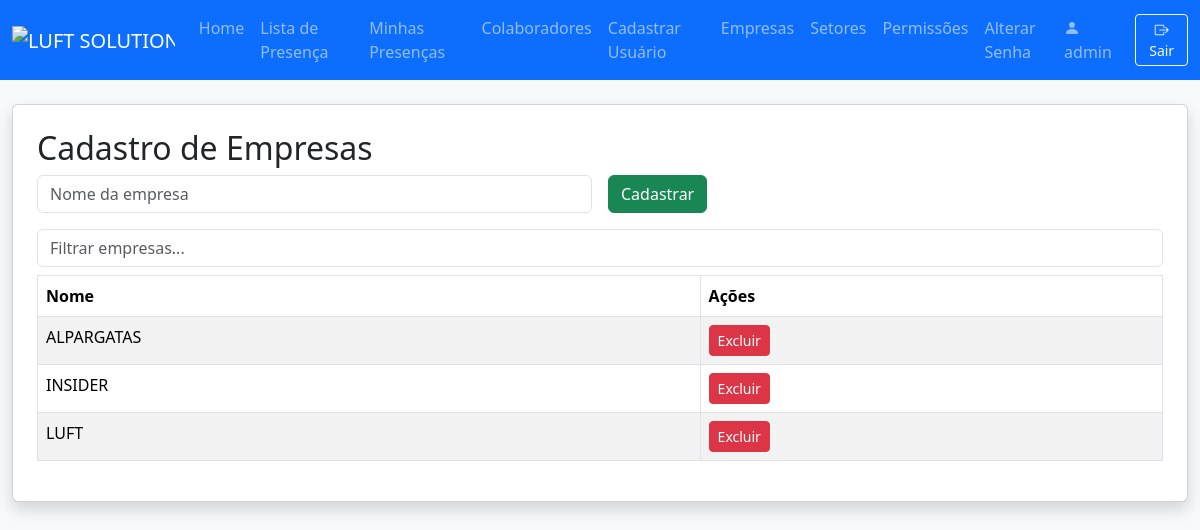
The page /empresas (signed in) on the database its author committed.
### models.py (models this page shows)
class User(db.Model):
    id = db.Column(db.Integer, primary_key=True)
    nome_completo = db.Column(db.String(150), nullable=False)
    username = db.Column(db.String(80), unique=True, nullable=False)
    password = db.Column(db.String(200), nullable=False)
    role = db.Column(db.String(20), nullable=False, default='lider')
    empresa_id = db.Column(db.Integer, db.ForeignKey('empresa.id'))
    setor_id = db.Column(db.Integer, db.ForeignKey('setor.id'))
    empresas = db.relationship('Empresa', secondary=user_empresas, backref='usuarios')
    empresa = db.relationship('Empresa')
    setor = db.relationship('Setor')
    precisa_trocar_senha = db.Column(db.Boolean, default=True)

class Empresa(db.Model):
    id = db.Column(db.Integer, primary_key=True)
    nome = db.Column(db.String(100), unique=True, nullable=False)

### app.py (the view, shortened to what this page needs)
@app.route('/empresas', methods=['GET', 'POST'])
@login_required
def empresas():
    if not has_permission(g.user, 'can_access_empresas'):
        flash('Sem acesso.')
        return redirect(url_for('index'))
    empresas = Empresa.query.order_by(Empresa.nome).all()
    return render_template('empresas.html', empresas=empresas, user=g.user)

### app.py (called while the page is built)
@app.after_request
def add_no_cache_headers(response):
    response.headers['Cache-Control'] = 'no-store, no-cache, must-revalidate, private'
    response.headers['Pragma'] = 'no-cache'
    response.headers['Expires'] = '0'
    return response

@app.before_request
def load_logged_in_user():
    user_id = session.get('user_id')
    g.user = None
    if user_id is not None:
        g.user = User.query.get(user_id)
    public_routes = ['login', 'static', 'home']
    if not g.user and request.endpoint not in public_routes:
        flash('Faça login para acessar esta página.')
        return redirect(url_for('login', next=request.url))

def login_required(f):
    @wraps(f)
    def decorated_function(*args, **kwargs):
        if g.user is None:
            flash('Faça login para acessar esta página.')
            return redirect(url_for('login', next=request.url))
        return f(*args, **kwargs)
    return decorated_function

def has_permission(user, perm_field):
    if not user:
        return False
    if user.username == MASTER_USER:
        return True
    perm = Permission.query.filter_by(role=user.role).first()
    return getattr(perm, perm_field, False) if perm else False

### templates/empresas.html (shortened to what this page needs)
{% extends "navbar.html" %}
{% block content %}
<div class="card shadow p-4 mb-4">
    <h2>Cadastro de Empresas</h2>
    <form method="POST" class="row g-3 mb-3">
        <div class="col-md-6">
            <input type="text" class="form-control" name="nome" placeholder="Nome da empresa" required>
        </div>
        <div class="col-md-2">
            <button class="btn btn-success" type="submit">Cadastrar</button>
        </div>
    </form>
    <input type="text" id="filtroEmpresa" class="form-control mb-2" placeholder="Filtrar empresas...">
    <div class="table-responsive">
        <table class="table table-bordered table-striped" id="tabelaEmpresas">
            <thead>
                <tr>
                    <th>Nome</th>
                    <th>Ações</th>
                </tr>
            </thead>
            <tbody>
                {% for empresa in empresas %}
                <tr>
                    <td>{{ empresa.nome }}</td>
                    <td>
                        <a href="{{ url_for('delete_empresa', id=empresa.id) }}" class="btn btn-sm btn-danger" onclick="return confirm('Excluir empresa?')">Excluir</a>
                    </td>
                </tr>
                {% endfor %}
            </tbody>
        </table>
    </div>
</div>
{% endblock %}

### templates/navbar.html (shortened to what this page needs)
<!DOCTYPE html>
<html lang="pt-br">
<head>
  <link href="https://cdn.jsdelivr.net/npm/bootstrap@5.3.3/dist/css/bootstrap.min.css" rel="stylesheet">
  <link rel="stylesheet" href="https://cdn.jsdelivr.net/npm/bootstrap-icons@1.11.3/font/bootstrap-icons.min.css">
</head>
<body class="bg-light">
  <nav class="navbar navbar-expand-lg navbar-dark bg-primary">
    <div class="container-fluid">
      <a class="navbar-brand" href="#">
        <img src="https://i.postimg.cc/hPGVrc5f/LUFT-SOLUTIONS.webp" alt="LUFT SOLUTIONS" style="height:48px;">
      </a>
      <div class="collapse navbar-collapse" id="mainNavbar">
        <ul class="navbar-nav me-auto mb-2 mb-lg-0">
          {% if user and has_permission(user, 'can_access_index') %}
          <li class="nav-item">
            <a class="nav-link" href="{{ url_for('index') }}">Home</a>
          </li>
          {% endif %}
          {% if user and has_permission(user, 'can_access_lista_presenca') %}
          <li class="nav-item">
            <a class="nav-link" href="{{ url_for('lista_presenca') }}">Lista de Presença</a>
          </li>
          <li class="nav-item">
            <a class="nav-link" href="{{ url_for('minhas_presencas') }}">Minhas Presenças</a>
          </li>
          {% endif %}
          {% if user and has_permission(user, 'can_access_colaboradores') %}
          <li class="nav-item">
            <a class="nav-link" href="{{ url_for('colaboradores') }}">Colaboradores</a>
          </li>
          {% endif %}
          {% if user and has_permission(user, 'can_access_register_user') %}
          <li class="nav-item">
            <a class="nav-link" href="{{ url_for('register_user') }}">Cadastrar Usuário</a>
          </li>
          {% endif %}
          {% if user and has_permission(user, 'can_access_empresas') %}
          <li class="nav-item">
            <a class="nav-link" href="{{ url_for('empresas') }}">Empresas</a>
          </li>
          {% endif %}
          {% if user and has_permission(user, 'can_access_setores') %}
          <li class="nav-item">
            <a class="nav-link" href="{{ url_for('setores') }}">Setores</a>
          </li>
          {% endif %}
          {% if user and (user.role == 'admin' or user.role == 'master' or user.username == 'luftsolutions.extrema') %}
          <li class="nav-item">
            <a class="nav-link" href="{{ url_for('permissions') }}">Permissões</a>
          </li>
          {% endif %}
          {% if user %}
          <li class="nav-item">
              <a class="nav-link" href="{{ url_for('alterar_senha') }}">Alterar Senha</a>
          </li>
          {% endif %}
        </ul>
        {% if user %}
        <div class="d-flex align-items-center">
          <span class="navbar-text me-3">
            <i class="bi bi-person-fill"></i> {{ user.username }}
          </span>
          <a href="{{ url_for('logout') }}" class="btn btn-outline-light btn-sm" title="Sair">
            <i class="bi bi-box-arrow-right"></i> Sair
          </a>
        </div>
        {% endif %}
      </div>
    </div>
  </nav>
  <div class="container-fluid" style="padding-top: 24px;">
    {% block content %}{% endblock %}
  </div>
</body>
</html>

### rows shown on the page
User: username "admin"
Empresa: nome "ALPARGATAS"
Empresa: nome "INSIDER"
Empresa: nome "LUFT"
